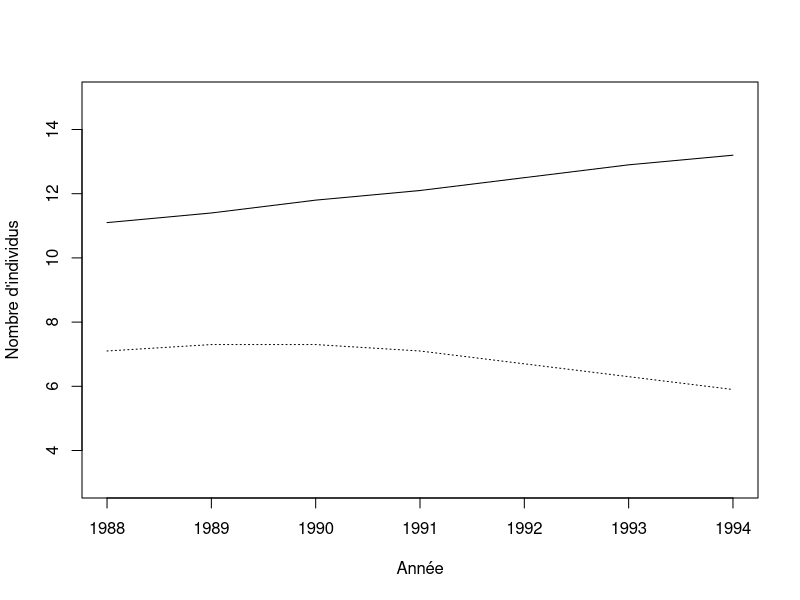
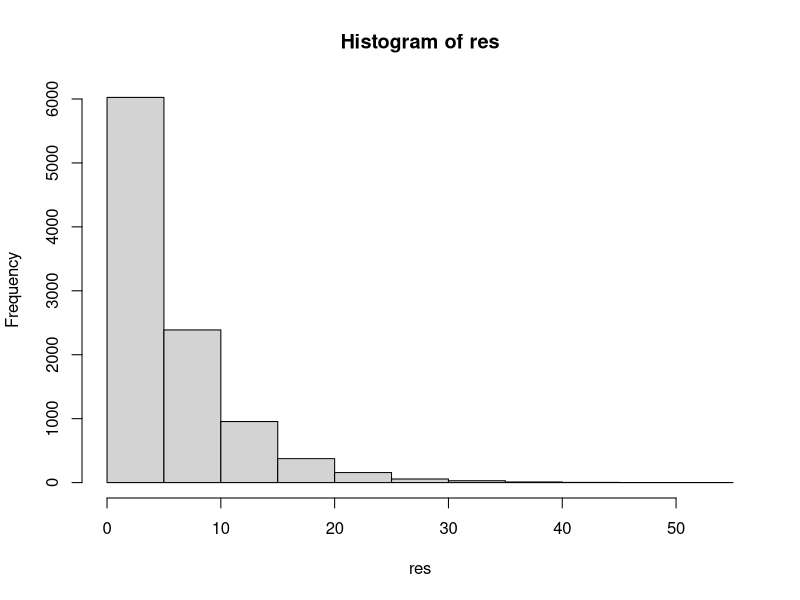
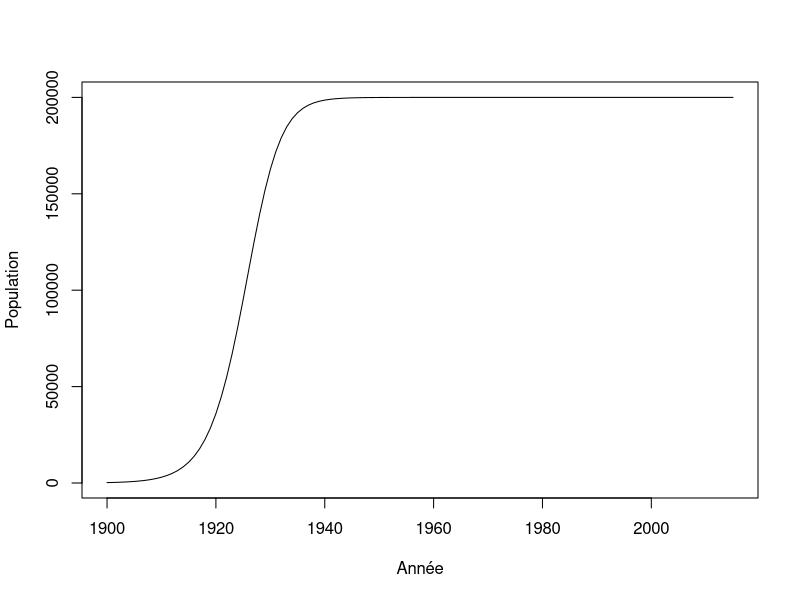
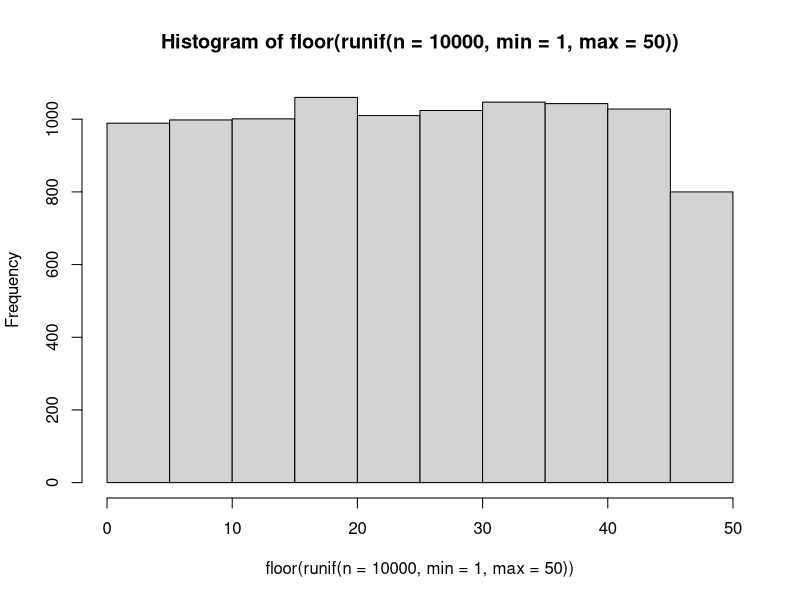
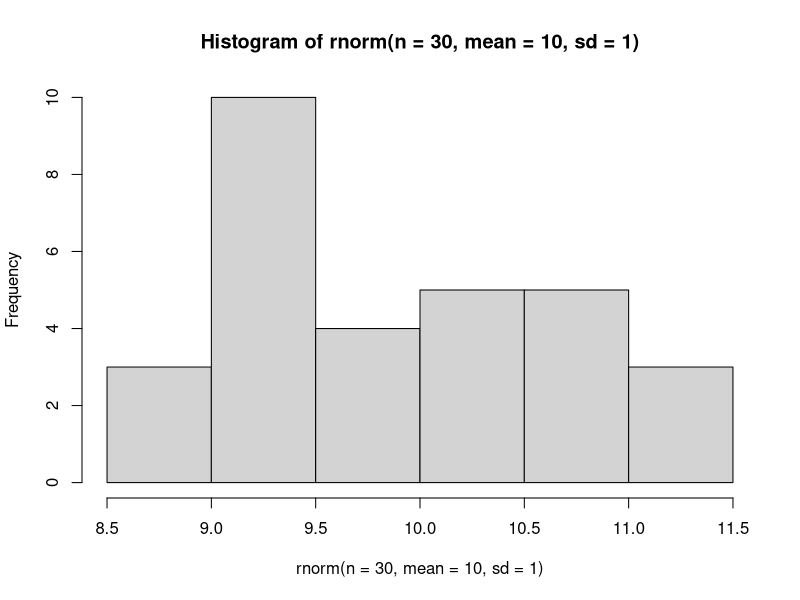
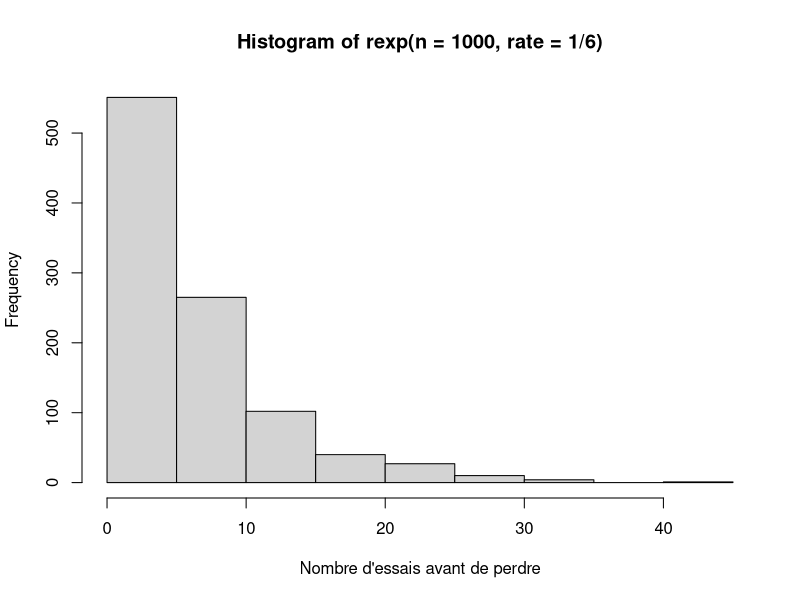
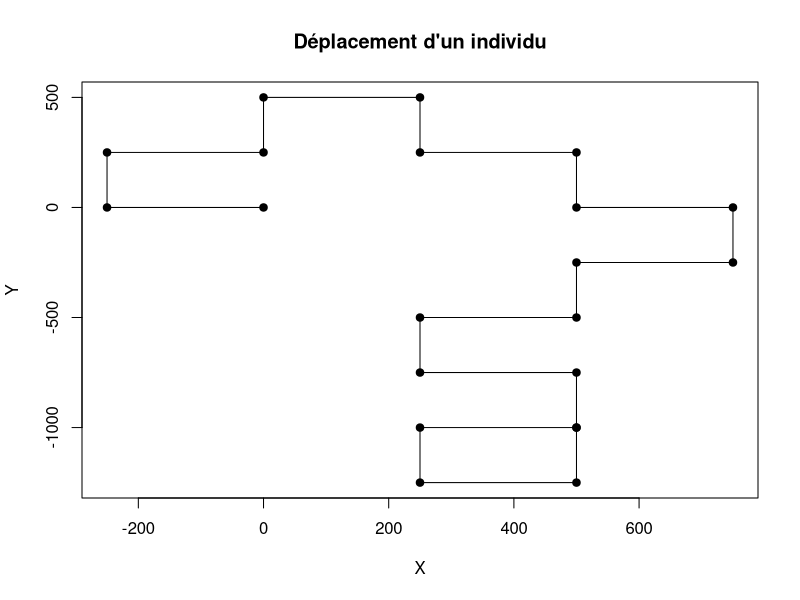
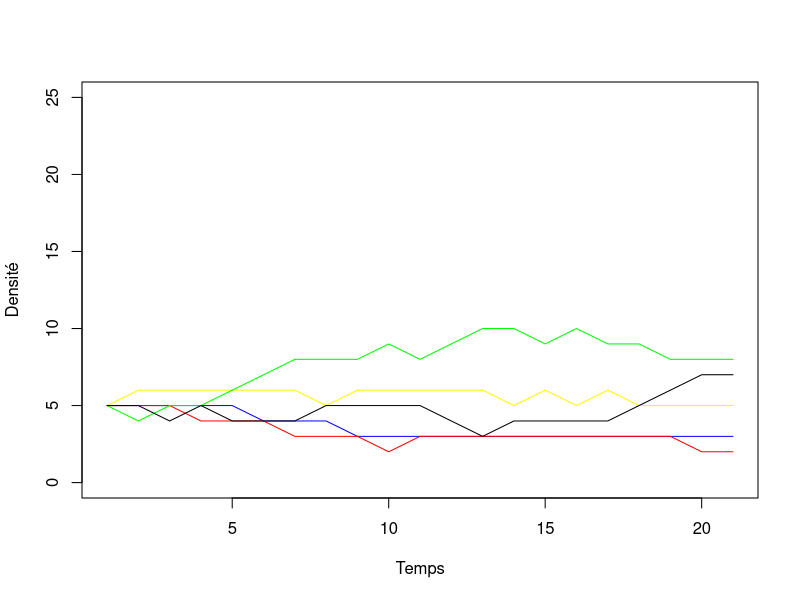

The R script that drew these images, in order:
## ---- chunk 1
donnees <- matrix(nr = 7, nc = 2)
donnees[,1] <- c(11.1,11.4,11.8,12.1,12.5,12.9,13.2) #Cameroun
donnees[,2] <- c(7.1,7.3,7.3,7.1,6.7,6.3,5.9) #Rwanda
an <- c(1988:1994)
donnees
## ---- chunk 2
plot(an, donnees[,1], type = "l", xlab = "Année", ylab = "Nombre d'individus", ylim=c(3,15), cex=2)
lines(an, donnees[,2], lty = 3)
## ---- chunk 3
lambda <- matrix(nrow = 6, ncol = 2)
lambda[1,1] <- (donnees[2,1] - donnees[1,1]) / donnees[1,1]
## ---- chunk 4
lambda[2,1] <- (donnees[3,1] - donnees[2,1]) / donnees[2,1]
## ---- chunk 5
depart <- 1
fin <- 5
for(etape in depart:fin) {
    print(etape)
}
## ---- chunk 6
for(etape in c("Bonjour", "programmeurs", "en R")) {
    print(etape)
}
## ---- chunk 7
for(etape in 1:5) {
    print(etape*2)
}
## ---- chunk 8
for(C in -50:100) {
    cat("Pour C = ",C," on obtient F = ",1.8*C + 32, '\n')
}
## ---- chunk 9
test <- runif(5, 0,1)
for(etape in 1:5) {
    print(test[etape])
}
## ---- chunk 10
for(etape in 1:8) {
    cat("À l'étape", etape, ", la boucle est complétée à", etape/8*100, "%.", '\n')
}
## ---- chunk 11
n <- 1
for(etape in -2:5) {
    cat("etape = ",etape, " n = ",n, '\n')
    n <- n + 1
}
## ---- chunk 12
n <- 1
for(etape in 1:10) n <- n*etape
n
## ---- chunk 13
factorial(10)
## ---- chunk 14
ma_matrice <- matrix(nrow = 5, ncol = 3)
n <- 1
for(i in 1:5) {
    for(j in 1:3) {
        ma_matrice[i,j] <- n
        n <- n + 1
    }
}
ma_matrice
## ---- chunk 15
piece <- c("pile","face")
combinaison = "face-face"
while(combinaison != "pile-pile") {
    essai1 <- sample(piece, 1)  # OU sample(piece, 2, replace = TRUE)
    essai2 <- sample(piece, 1)
    combinaison <- paste(essai1, "-" , essai2, sep = "")
    print(combinaison)
}
## ---- chunk 16
de <- c(1:6)
n_test <- 10000
res <- numeric(n_test)
for(i in 1:n_test) {
	n <- 0
	face <- 0
	while(face != 1) {
		face <- sample(de,1)
		n <- n + 1
	}
	res[i] <- n
}
mean(res)
## ---- chunk 17
hist(res)
## ---- chunk 18
r <- 0.3
N <- 220
K <- 200000
step <- 1
while(N < K/2) {
    N <- N + r * N * (1 - N/K)
    step <- step + 1
}
step
## ---- chunk 19
r <- 0.3
K <- 200000
n_steps <- 115
N <- numeric(n_steps+1)
N[1] <- 220

for(i in 2:(n_steps+1)) {
    N[i] <- N[i-1] + r * N[i-1] * (1 - N[i-1]/K)
}
N[25:30]
## ---- chunk 20
plot(c(1900:2015), N, type = "l", xlab = "Année", ylab = "Population")
## ---- chunk 21
X <- runif(n = 10)
res <- numeric(10)
for(i in 1:10) {
    if(X[i] < 0.3) {
        res[i] <- "plus petit"
    }
    else {
        res[i] <- "plus grand"
    }
}
cbind(X,res)
## ---- chunk 22
res2 <- numeric(10)
for(i in 1:10) {
    if(X[i] > 0.2 & X[i] < 0.6) {
        res2[i] <- "oui"
    }
    else {
        res2[i] <- "non"
    }
}
cbind(X,res2)
## ---- chunk 23
res2 <- numeric(10)
res2[X > 0.2 & X < 0.6] <- "oui"
res2[X < 0.2 | X > 0.6] <- "non"
cbind(X,res2)
## ---- chunk 24
tri <- function(x){
	# Calcul de la dimension du vecteur
	taille <- length(x)
	ordre <- "NON"
	# Boucle qui tourne jusqu'à ce que tout soit en ordre
	while(ordre == "NON") {
		ordre <- "OUI"
		# Boucle qui passe tous les éléments en paires
		for(i in 1:(taille-1)) {
			if(x[i+1] < x[i]) {
				# Inversion des deux lettres
				x[c(i,i+1)] <- x[c(i+1,i)]
				# Comme un changement a été fait, l'ordre
				# n'est pas encore garanti
				ordre <- "NON"
			}
		}
	}
	return(x)
}
tri(c("E", "Z", "F", "C", "D"))

## ---- chunk 25
valeurs <- c("2", "3", "4", "5", "6", "7", "8", "9", "10", "valet", "reine", "roi", "as")
couleurs <- rep(c("pique", "trèfle", "carreau", "coeur"),each = 13)
cartes <- paste(valeurs,"-",couleurs)
tirage <- function(n, cartes) {
    sample(x = cartes, size = n, replace = FALSE)
}
tirage(3, cartes)
## ---- chunk 26

scrabble <- read.table(file = "./donnees/lettres.txt", header=TRUE, sep = " ")
res <- sample(scrabble[,1],7)
res

## ---- chunk 27
hist(floor(runif(n = 10000, min = 1, max = 50)))
## ---- chunk 28
hist(rnorm(n = 30, mean = 10, sd = 1))
## ---- chunk 29
rbinom(n = 10, size = 1, prob = 0.5)
## ---- chunk 30
rmultinom(n = 3, size = 1, prob = rep(1/6, 6))
## ---- chunk 31
hist(rexp(n = 1000, rate = 1/6),
xlab = "Nombre d'essais avant de perdre")
## ---- chunk 32
set.seed(1)
p <- 0.55
alea <- runif(n = 1, min = 0, max = 1)
if(alea < p) res = "pile" else res = "face"
res
## ---- chunk 33
set.seed(1)
## ---- chunk 34

X <- runif(n = 10000, min = 0, max = 1)
p <- 0.2
res <- numeric(length = 10000)
res[X<p] <- 1
sum(res)

X <- runif(n = 10000, min = 0, max = 1)
p <- 0.2
res <- numeric(length = 10000)
res[X<p] <- 1
sum(res)

10000*p
## ---- chunk 35
# Fonction qui permet de modifier la direction de marche de la personne
#
# ENTREES:
#   DirectionDepart:    la direction vers laquelle la personne se deplace pour le moment.
#   Probabilite:        un vecteur contenant les probabilites d'aller dans l'une ou l'autre des directions. 
#                       Probabilite = c(ProbabiliteGauche, ProbabiliteDroite)
#
# SORITES:
#   NouvelleDirection:  la direction vers laquelle la personne va se deplacer au prochain carrefour.
#
ChangerDirection = function(DirectionDepart, Probabilite){
  
  # A COMPLETER: Mettre la condition pour tourner a gauche
  if(runif(1,0,1) < Probabilite[1]){ # <-- Manque du code
    # On tourne a gauche
    NouvelleDirection = DirectionDepart - pi/2
  }
  else{
    # On tourne a droite
    NouvelleDirection = DirectionDepart + pi/2
  }
  
  return(NouvelleDirection)
  
}

# Fonction qui permet de calculer les nouvelles coordonnees de la personne suite a un deplacement
#
# ENTREES:
#   PositionCourante:   un vecteur contenant la position de la personne pour le moment.
#                       PositionCourante = c(PositionX, PositionY)
#   Direction:          la direction vers laquelle la personne va se deplacer.
#
# SORITES:
#   NouvellePosition:   un vecteur contenant la position de la personne apres son deplacement.
#                       NouvellePosition = c(NouvellePositionX, NouvellePositionY)
#
Deplacement = function(PositionCourante, Direction){
  
  # A COMPLETER: Calcul des nouvelles coordonnées
  NouvellePositionX = PositionCourante[1] + sin(Direction)*250 # <-- Manque du code
  NouvellePositionY = PositionCourante[2] + cos(Direction)*250 # <-- Manque du code
  
  # On place les nouvelles positions pour chacune des coordonnees dans un vecteur
  NouvellePosition = c(NouvellePositionX, NouvellePositionY)
  
  return(NouvellePosition)
}
## ---- chunk 36
# ChangerDirection <- function(DirectionDepart, Probabilite){...}
# Deplacement <- function(PositionCourante, Direction){...}

nsteps <- 20
xy <- matrix(0,nrow = 21, ncol = 2)
xy[1,] <- c(0,0)
direction <- 0
probabilite <- c(0.5,0.5)
set.seed(2)
for(step in 2:(nsteps+1)) {
  
  # Calcul de la nouvelle direction
  direction <- ChangerDirection(direction, probabilite)
 
  # Calcul des nouvelles coordonnees
  xy[step,] <- Deplacement(xy[step-1,], direction)
}
## ---- chunk 37
plot(xy[,1],xy[,2], type = "l", 
    xlab = "X", ylab = "Y", main = "Déplacement d'un individu")
points(xy[,1],xy[,2],pch = 19)
## ---- chunk 38
res <- numeric(50)

set.seed(3)
for (j in 1:50){
nsteps <- 20
xy <- matrix(0,nrow = 21, ncol = 2)
xy[1,] <- c(0,0)
direction <- 0
probabilite <- c(0.5,0.5)
for(step in 2:(nsteps+1)) {
  
  direction <- ChangerDirection(direction, probabilite)
 
  xy[step,] <- Deplacement(xy[step-1,], direction)
}
dist <- sqrt(xy[21,1]^2 + xy[21,2]^2)
res[j] <- dist
}
mean(res)
## ---- chunk 39
etats <- c("A", "B", "C", "D", "E")
p <- c(0.1, 0.5, 0.2, 0.05, 0.15)
sum(p)

# On utilise cumsum pour calculer la probabilité cumulative
cump <- cumsum(p)
cump
## ---- chunk 40
alea <- runif(1,0,1)
alea
n_etats <- 5; i = 1; plus_petit = FALSE
while(plus_petit == FALSE) {
    if(alea < cump[i]) {
        decision <- etats[i]
        plus_petit <- TRUE
    }
    else {
        i <- i + 1
    }
}
decision
## ---- chunk 41
tirage <- function(p) {
    etats <- c("A", "B", "C", "D", "E")
    res <- rmultinom(n=1,size=1,prob=p)
    etats[which(res==1)]
}
tirage(p)
## ---- chunk 42
nsteps <- 20
nsac <- 130
couleursac <- c(rep(20,2),rep(30,3))
ncorde <- 5
ntotalcorde <- 25
matres <- matrix(nr = nsteps+1, nc = ncorde)
matres[1,] <- rep(5,5)
colnames(matres) <- c("bleu", "rouge", "jaune", "vert", "noir")

# Une fonction utile pour faire des tirages
# Elle retourne la position de la couleur pigée au hasard
tirage  <- function(p) {
  res <- rmultinom(n=1,size=1,prob=p)
  return(which(res==1))
}
## ---- chunk 43
# La boucle principale
for(step in 2:(nsteps+1)) {
  # Calcul de l'abondance relative
  p <- matres[step-1,] / ntotalcorde
  # On tire l'identité du morceau qui s'envole
  ID_envol <- tirage(p)
  # On applique le changement
  matres[step,] <- matres[step-1,]
  matres[step,ID_envol] <- matres[step,ID_envol] - 1
  # On tire l'identité de la recrue
  # Calcul de l'abondance relative
  p <- couleursac/nsac
  ID_recrue <- tirage(p)
  matres[step,ID_recrue] <- matres[step,ID_recrue] + 1
  couleursac[ID_recrue] <- couleursac[ID_recrue] - 1
  nsac <- nsac - 1
}
matres[21,]
## ---- chunk 44
# Illustration des résultats
colo <- c("red","yellow", "green", "black")
plot(c(1:(nsteps+1)), matres[,1], type = "l", ylim = c(0,ntotalcorde),
     xlab = "Temps", ylab = "Densité", col = "blue")
for(i in 2:(ncorde)) lines(c(1:(nsteps+1)), matres[,i], col = colo[i-1])

## ---- chunk 45
x <- runif(1000)
system.time(sort(x))
system.time(tri(x))

## ---- chunk 46
n <- 2*10^seq(1,3,0.1)
res <- numeric(length(n))
for(i in 1:length(res)) {
	x <- runif(n[i])
	res[i] <- system.time(tri(x))[3]
}
plot(n,res, type = "l", xlab = "Taille", ylab = "Temps")
## ---- chunk 47
f1 <- function(x) {
	taille <- length(x)
	x2 <- numeric(taille)
	for(i in 1:taille) if(x[i] < 0.5) x2[i] <- 1
}
f2 <- function(x) {
	x2 <- x*0
	x2[x<0.5] <- 1
}
## ---- chunk 48
x <- runif(1000000)
system.time(f1(x))
system.time(f2(x))
## ---- chunk 49
f1 <- function(x) {
	res <- numeric(nrow(x))
	for(i in 1:nrow(x)) {
		for(j in 1:ncol(x)){
			res[i] <- res[i] + x[i,j]
		}
	}
}
X <- matrix(runif(3000*3000),nr=3000,nc=3000)
## ---- chunk 50
system.time(rowSums(X))
system.time(apply(X,1,sum))
system.time(f1(X))
## ---- chunk 51

quadrats <- read.table(file = "./donnees/quadrats.txt", header=TRUE, sep = ";")
head(quadrats)

